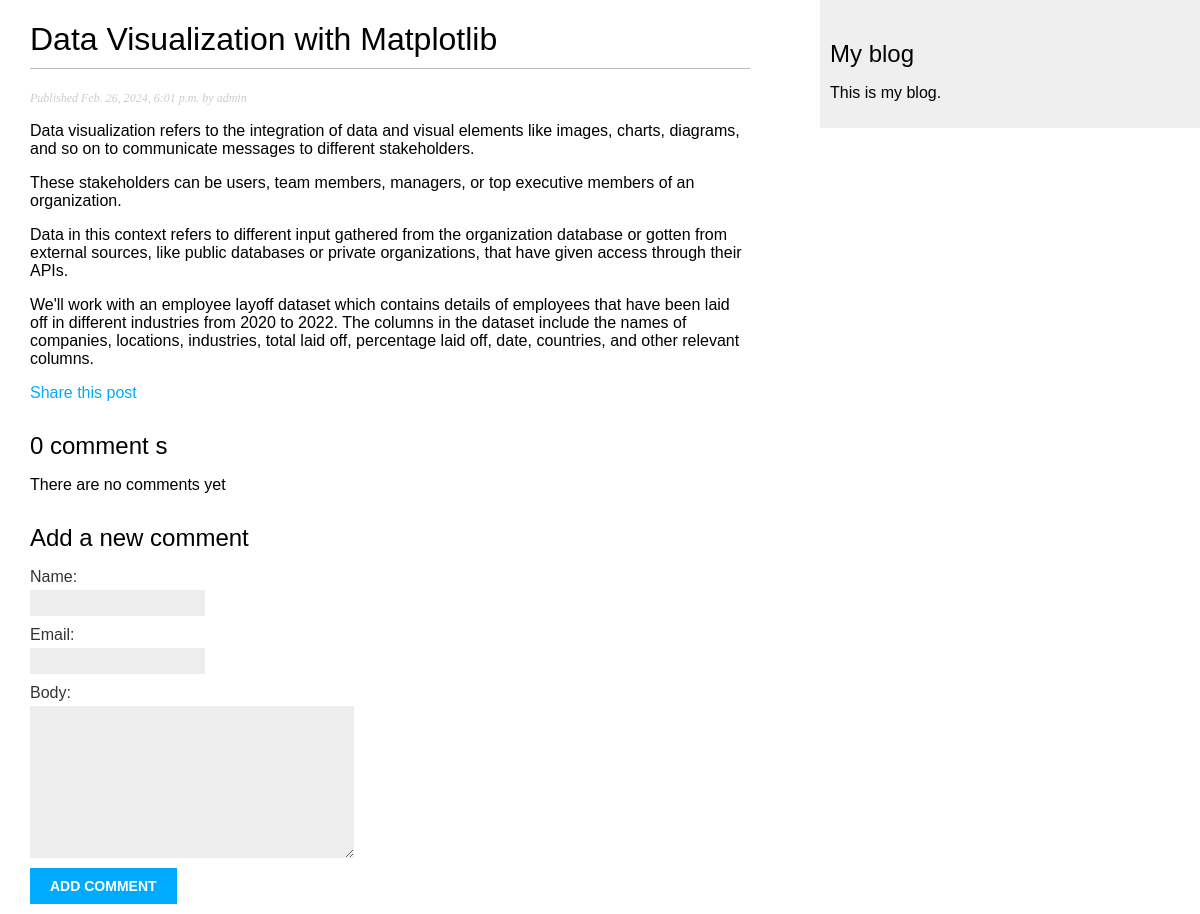
The page /blog/2024/2/26/data-visualiazation-with-matplotlib/ on the database its author committed.
### blog/models.py (models this page shows, shortened)
class Post(models.Model):
    STATUS_CHOICES = (
        ('draft','Draft'),
        ('published','Published'),
    )
    title = models.CharField(max_length=250)
    slug = models.SlugField(max_length=250,unique_for_date='publish')
    author = models.ForeignKey(User,on_delete=models.CASCADE,related_name='blog_posts')
    body = models.TextField()
    publish = models.DateTimeField(default=timezone.now)
    created = models.DateTimeField(auto_now_add=True)
    updated = models.DateTimeField(auto_now=True)
    tags = TaggableManager()
    status = models.CharField(max_length=10,
                              choices=STATUS_CHOICES,default='draft')
    objects = models.Manager()
    published = PublishedManager()
    class Meta:
        ordering=('-publish',)

### blog/views.py (the view)
# urls.py: path('<int:year>/<int:month>/<int:day>/<slug:post>/',views.post_detail,name='post_detail'),
def post_detail(request,year,month,day,post):
    post = get_object_or_404(Post,slug=post,
                             status = 'published',
                             publish__year=year,
                             publish__month = month,
                             publish__day = day)
    comments = post.comments.filter(active=True)
    new_comment = None
    if request.method == 'POST':
        comment_form = CommentForm(data=request.POST)
        if comment_form.is_valid():
            new_comment = comment_form.save(commit=False)
            new_comment.post = post
            new_comment.save()
    else:
        comment_form = CommentForm()
    return render(request,
                'blog/post/detail.html',
                {'post':post,
                    'comments':comments,
                    'new_comment':new_comment,
                    'comment_form':comment_form})

### blog/forms.py
class CommentForm(forms.ModelForm):
    class Meta:
        model = Comment
        fields = ('name','email','body')

### blog/templates/blog/post/detail.html (shortened to what this page needs)
{% extends "blog/base.html" %}
{% block content %}
 <h1>{{ post.title }}</h1>
 <p class="date">
 Published {{ post.publish }} by {{ post.author }}
 </p>
 {{ post.body|linebreaks }}
 <p>
    <a href="{% url "blog:post_share" post.id %}">
        Share this post
    </a>
 </p>
 {% with comments.count as total_comments %}
 <h2>
    {{total_comments}} comment {{total_comments|pluralize}}
 </h2>
 {% endwith %}
 {% for comment in comments %}
 <div class="comment">
    <p class="info">
        Comment {{forloop.counter}} by {{comment.name}}
        {{comment.created}}
    </p>
    {{comment.body|linebreaks}}
 </div>
 {% empty %}
 <p>There are no comments yet</p>
 {% endfor %}
 {% if new_comment %}
    <h2>Your comment has been added</h2>
 {% else %}
    <h2>Add a new comment</h2>
    <form method="post">
        {{comment_form.as_p}}
        <p><input type="submit" value="Add Comment"></p>
    </form>
{% endif %}
{% endblock %}

### blog/static/css/blog.css (style rules this page uses)
body { margin:0; padding:0; font-family:helvetica, sans-serif; }
a { color:#00abff; text-decoration:none; }
h1 { font-weight:normal; border-bottom:1px solid #bbb; padding:0 0 10px 0; }
h2 { font-weight:normal; margin:30px 0 0; }
p.date { color:#ccc; font-family: georgia, serif; font-size: 12px; font-style: italic; }
label { float:left; clear:both; color:#333; margin-bottom:4px; }
input, textarea { clear:both; float:left; margin:0 0 10px; background:#ededed; border:0; padding:6px 10px; font-size:12px; }
input[type=submit] { font-weight:bold; background:#00abff; color:#fff; padding:10px 20px; font-size:14px; text-transform:uppercase; }

### rows shown on the page
Post: title "Data Visualization with Matplotlib", publish "Feb. 26, 2024, 6:01 p.m.", author "admin", body "Data visualization refers to the integration of data and visual elements like images, charts, diagrams, and so on to communicate messages to different stakeholders. These stakeholders can be users, team members, managers, or top executive members of an organization. Data in this context refers to different input gathered from the organization database or gotten from external sources, like public databases or private organizations, that have given access through their APIs. We'll work with an employee layoff dataset which contains details of employees that have been laid off in different industries from 2020 to 2022. The columns in the dataset include the names of companies, locations,…"

### other values the page prints
{{ total_comments }} "0"
